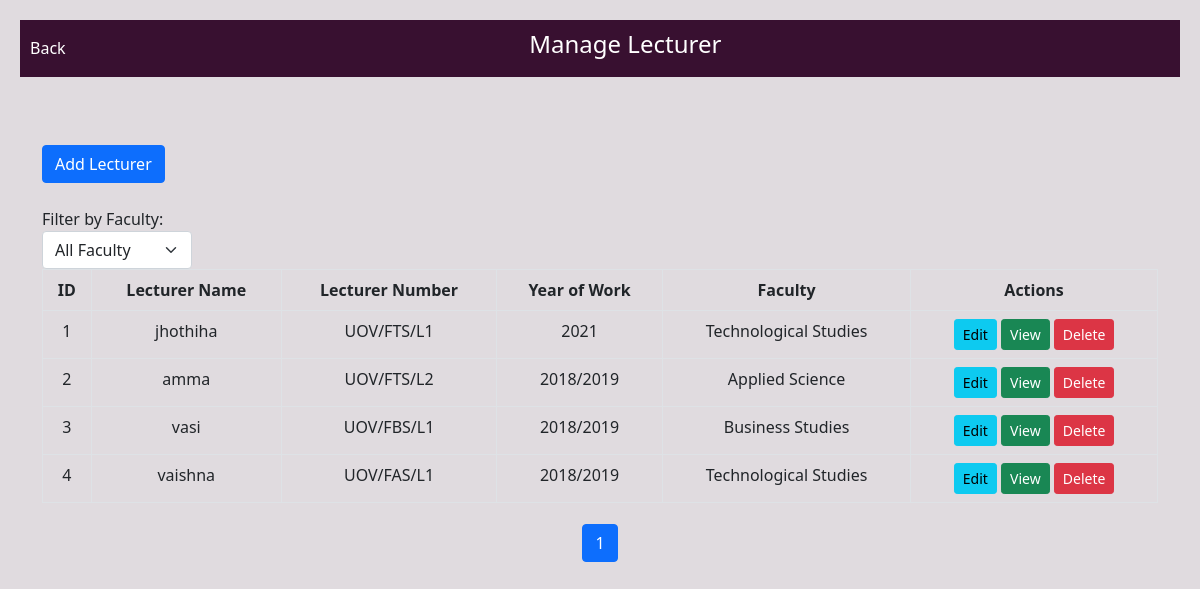
/pages/manage_lecturer.php, run on the app's committed database.
### tables this page shows
CREATE TABLE `lecturer` (
  `id` int(11) NOT NULL,
  `Year` varchar(255) DEFAULT NULL,
  `lectNum` varchar(255) NOT NULL,
  `lectName` varchar(255) DEFAULT NULL,
  `degree` varchar(255) DEFAULT NULL,
  `age` int(11) DEFAULT NULL,
  `Faculty` enum('Technological Studies','Applied Science','Business Studies') DEFAULT NULL,
  `Email` varchar(255) DEFAULT NULL,
  `contactno` int(10) DEFAULT NULL,
  `Password` varchar(255) DEFAULT 'abcd'
);

### pages/manage_lecturer.php (the view, shortened to what this page needs)
<?php
include "../db_conn.php";
function filterLecturersByFaculty($faculty, $conn) {
    $query = "SELECT * FROM lecturer";
    $result = mysqli_query($conn, $query);
    return $result;
}
?>
<!DOCTYPE html>
<html>
<head>
    <link href="https://cdn.jsdelivr.net/npm/bootstrap@5.0.0-beta1/dist/css/bootstrap.min.css" rel="stylesheet">
</head>
<body>
    <div class="navbar">
        <div>
            <a href="javascript:history.back()"><i class="fas fa-arrow-left"></i> Back</a>
        </div>
        <h4 class="center-heading">Manage Lecturer</h4>
    </div>
    <div class="container">
        <br><br>
        <a href="add_lecturer.php" class="btn btn-primary mb-2">Add Lecturer</a>
        <div class="form-group mt-3">
            <label for="facultyDropdown">Filter by Faculty:</label>
            <select class="form-select faculty-dropdown" id="facultyDropdown" onchange="filterByFaculty(this.value)">
                <option value="">All Faculty</option>
            </select>
        </div>
        <table class="table table-bordered lecturer-list">
            <thead>
                <tr>
                    <th>ID</th>
                    <th>Lecturer Name</th>
                    <th>Lecturer Number</th>
                    <th>Year of Work</th>
                    <th>Faculty</th>
                    <th>Actions</th>
                </tr>
            </thead>
            <tbody>
                <?php
                $itemsPerPage = 10;
                $currentPage = isset($_GET['page']) ? intval($_GET['page']) : 1;
                $offset = ($currentPage - 1) * $itemsPerPage;
                $result = filterLecturersByFaculty('', $conn);
                $totalRows = mysqli_num_rows($result);
                $totalPages = ceil($totalRows / $itemsPerPage);
                $query = "SELECT * FROM lecturer LIMIT $offset, $itemsPerPage";
                $result = mysqli_query($conn, $query);
                while ($row = mysqli_fetch_assoc($result)) {
                    $lecturerId = $row['id'];
                    $lecturerName = $row['lectName'];
                    $lecturerNumber = $row['lectNum'];
                    $yearOfWork = $row['Year'];
                    $faculty = $row['Faculty'];
                ?>
                    <tr class="faculty-row">
                        <td><?php echo $lecturerId; ?></td>
                        <td><?php echo $lecturerName; ?></td>
                        <td><?php echo $lecturerNumber; ?></td>
                        <td><?php echo $yearOfWork; ?></td>
                        <td><?php echo $faculty; ?></td>
                        <td>
                            <a href="edit_lecturer.php?id=<?php echo $lecturerId; ?>" class="btn btn-info btn-sm">Edit</a>
                            <a href="view_lecturer.php?id=<?php echo $lecturerId; ?>" class="btn btn-success btn-sm">View</a>
                            <a href="deleteLecturer.php?id=<?php echo $lecturerId; ?>" class="btn btn-danger btn-sm" onclick="return confirm('Are you sure you want to delete this lecturer?')">Delete</a>
                        </td>
                    </tr>
                <?php
                }
                ?>
            </tbody>
        </table>
        <nav aria-label="Page navigation">
            <ul class="pagination">
                <?php
                for ($page = 1; $page <= $totalPages; $page++) {
                    $activeClass = $page === $currentPage ? ' active' : '';
                ?>
                    <li class="page-item<?php echo $activeClass; ?>"><a class="page-link" href="?page=<?php echo $page; ?>"><?php echo $page; ?></a></li>
                <?php
                }
                ?>
            </ul>
        </nav>
    </div>
</body>
</html>

### pages/manage_lecturer.php (style rules this page uses)
body { padding: 20px; background-color: #e0dbdf; }
.navbar { background-color: #381030; color: white; padding: 10px; display: flex; justify-content: space-between; align-items: center; margin-bottom: 20px; }
.navbar a { color: white; text-decoration: none; margin-right: 15px; }
.lecturer-list th, .lecturer-list td { text-align: center; }
.center-heading { text-align: center; flex-grow: 1; }
.faculty-dropdown { width: 150px; }
.pagination { justify-content: center; }
.page-item { display: inline-block; margin: 5px; }
.page-link { border-radius: 50%; }

### data on the page
lecturer: id "1", lectName "jhothiha", lectNum "UOV/FTS/L1", Year "2021", Faculty "Technological Studies"
lecturer: id "2", lectName "amma", lectNum "UOV/FTS/L2", Year "2018/2019", Faculty "Applied Science"
lecturer: id "3", lectName "vasi", lectNum "UOV/FBS/L1", Year "2018/2019", Faculty "Business Studies"
lecturer: id "4", lectName "vaishna", lectNum "UOV/FAS/L1", Year "2018/2019", Faculty "Technological Studies"
